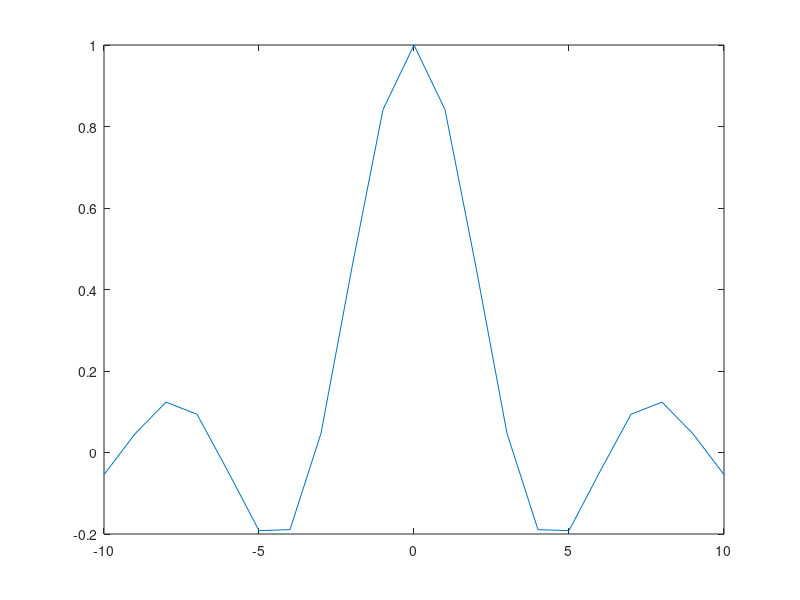

Write MATLAB code to recreate this figure.
2 > 3
% as a result, computer returns 'logical 0'

a = 3 > 6 % true or false -> logical variable
% a <- (3 > 6)
b = 2

(a == 3) > 6

(3>2) + (9<5) % 논리값을 그냥 덧셈하여 계산할 수 있음.

x = randperm(5)
y = randperm(5) % 1~5까지의 수를 랜덤으로 배열. 

z = (x > y) % 각각의 원소를 논리 비교를 통해서 대소관계 비교 가능.

x > 2 % 2보다 큰 위치만 1로 표현(참)

x(x>2) % 이 위치를 찾아서 그 위치의 값을 출력하여라. 
x(x>3) = -2 % 이 위치를 찾아서 그 위치에 -2를 대입해라.

%==================================
x = -10:10;
y = sin(x) ./ x;

plot(x, y);
grid on

x == 0 % x == 0인 위치만 참.
x = x+ (x == 0) * eps % eps = 0 --> x == 0인 위치를 찾아서 eps를 곱해줌. 

y = sin(x)./x;

plot(x, y)

3 | 0 & 2 & 0 %% ???
(3 | 0) & (2 & 0)

x = [1 2 5 9]
3 < x < 7
% -> (3<x) < 7 : 3이 x보다 작은지 계산한 결과 값에 대해서 7보다 작은지 판단. 때문에 모두 참. 
x(x>3) < 7 % 0 0 1 1값 에서 참인 값만 출력하는데 그가 7보다 작으면 참 반대이면 거짓. 
% 때문에 위의 코드는 5 9 가 각각 7보다 크거나 작은지 판단하여 logical value 를 출력하는 코드이다.
(3 < x) & (x < 7)  %원하는 값을 얻기 위해서는 이렇게.

ind = (3 < x) & (x < 7); x(ind)

% =====================================
